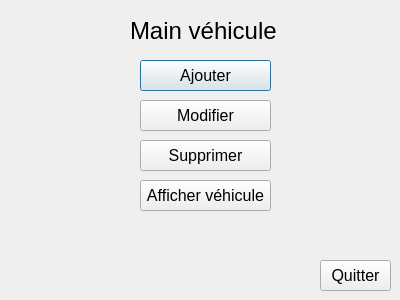
<?xml version="1.0" encoding="UTF-8"?>
<ui version="4.0">
 <class>Dialog</class>
 <widget class="QDialog" name="Dialog">
  <property name="geometry">
   <rect>
    <x>0</x>
    <y>0</y>
    <width>400</width>
    <height>300</height>
   </rect>
  </property>
  <property name="font">
   <font>
    <pointsize>12</pointsize>
   </font>
  </property>
  <property name="windowTitle">
   <string>Dialog</string>
  </property>
  <widget class="QLabel" name="label">
   <property name="geometry">
    <rect>
     <x>130</x>
     <y>10</y>
     <width>151</width>
     <height>41</height>
    </rect>
   </property>
   <property name="font">
    <font>
     <pointsize>18</pointsize>
    </font>
   </property>
   <property name="text">
    <string>Main véhicule</string>
   </property>
  </widget>
  <widget class="QPushButton" name="pushButton_ajouter">
   <property name="geometry">
    <rect>
     <x>140</x>
     <y>60</y>
     <width>131</width>
     <height>31</height>
    </rect>
   </property>
   <property name="text">
    <string>Ajouter</string>
   </property>
  </widget>
  <widget class="QPushButton" name="pushButton_modifier">
   <property name="geometry">
    <rect>
     <x>140</x>
     <y>100</y>
     <width>131</width>
     <height>31</height>
    </rect>
   </property>
   <property name="text">
    <string>Modifier</string>
   </property>
  </widget>
  <widget class="QPushButton" name="pushButton_suprimer">
   <property name="geometry">
    <rect>
     <x>140</x>
     <y>140</y>
     <width>131</width>
     <height>31</height>
    </rect>
   </property>
   <property name="text">
    <string>Supprimer</string>
   </property>
  </widget>
  <widget class="QPushButton" name="pushButton_afficher">
   <property name="geometry">
    <rect>
     <x>140</x>
     <y>180</y>
     <width>131</width>
     <height>31</height>
    </rect>
   </property>
   <property name="text">
    <string>Afficher véhicule</string>
   </property>
  </widget>
  <widget class="QPushButton" name="pushButton_quitter">
   <property name="geometry">
    <rect>
     <x>320</x>
     <y>260</y>
     <width>71</width>
     <height>31</height>
    </rect>
   </property>
   <property name="text">
    <string>Quitter</string>
   </property>
  </widget>
 </widget>
 <resources/>
 <connections/>
</ui>
